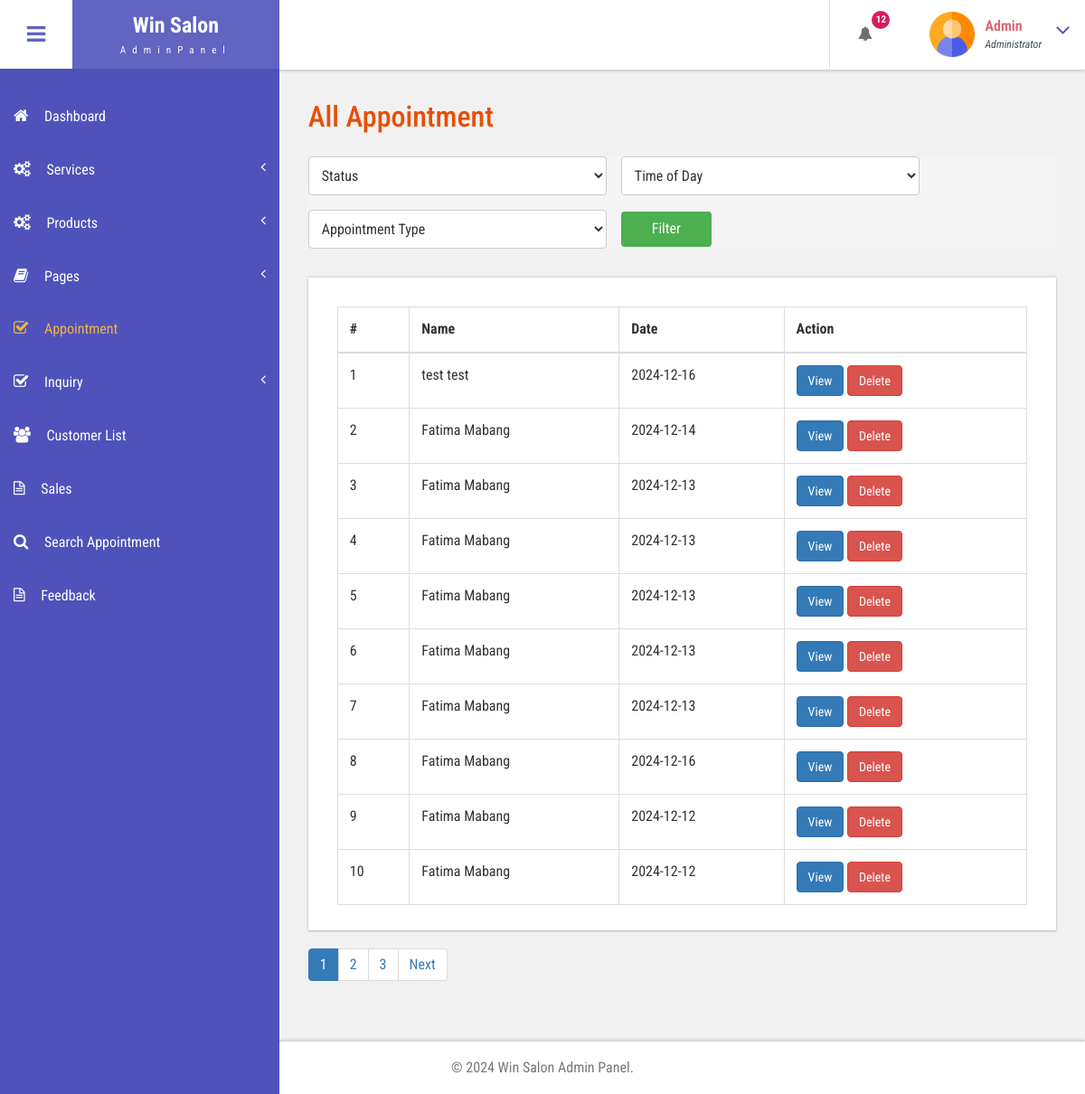
Before: /bfs/admin/all-appointment.php (signed in) with the older database file.
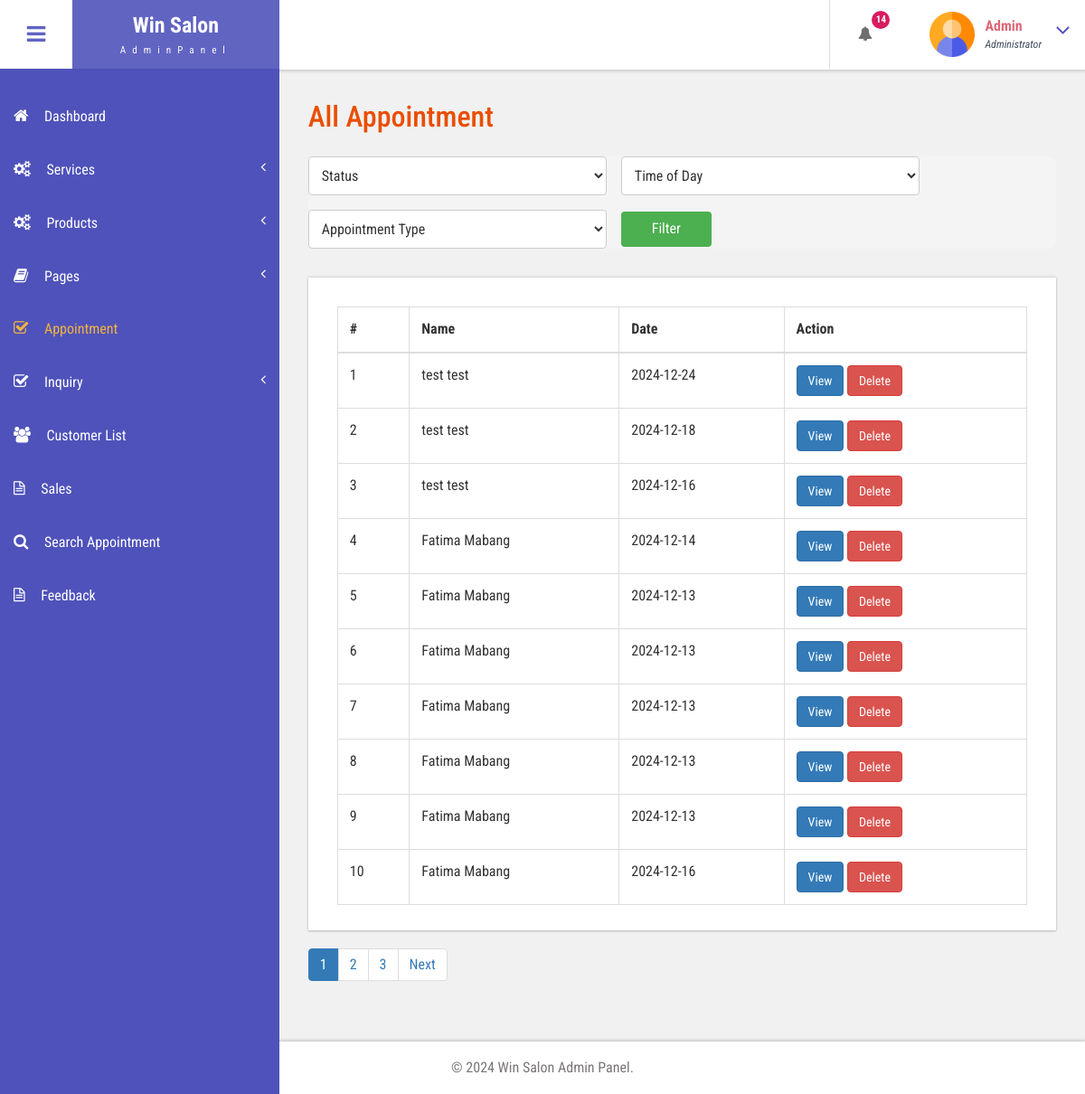
After: the same page with the newer database file.
### tables this page shows
CREATE TABLE `tblbook` (
  `ID` int(10) NOT NULL,
  `UserID` int(10) DEFAULT NULL,
  `AptNumber` int(10) DEFAULT NULL,
  `AptDate` date DEFAULT NULL,
  `AptTime` time DEFAULT NULL,
  `Service` varchar(255) NOT NULL,
  `Message` mediumtext DEFAULT NULL,
  `BookingDate` timestamp NULL DEFAULT current_timestamp(),
  `Remark` varchar(250) DEFAULT NULL,
  `Status` varchar(250) DEFAULT NULL,
  `RemarkDate` timestamp NULL DEFAULT NULL ON UPDATE current_timestamp(),
  `Service_Total_Price` decimal(10,2) DEFAULT 0.00,
  `deleted_at` datetime DEFAULT NULL
);

CREATE TABLE `tbluser` (
  `ID` int(10) NOT NULL,
  `FirstName` varchar(120) DEFAULT NULL,
  `LastName` varchar(250) DEFAULT NULL,
  `MobileNumber` bigint(10) DEFAULT NULL,
  `Email` varchar(120) DEFAULT NULL,
  `Password` varchar(120) DEFAULT NULL,
  `account_activation_hash` varchar(64) DEFAULT NULL,
  `RegDate` timestamp NULL DEFAULT current_timestamp()
);

### bfs/admin/all-appointment.php (the view, shortened to what the changed rows need)
<?php
include('includes/dbconnection.php');
if (strlen($_SESSION['bpmsaid']==0)) {
  header('location:logout.php');
  } else{
    $limit = 10;
    $page = isset($_GET['page']) ? (int)$_GET['page'] : 1;
    $offset = ($page - 1) * $limit;
    $filters = [];
    $filter_sql = count($filters) > 0 ? 'WHERE ' . implode(' AND ', $filters) : '';
    $count_query = "SELECT COUNT(*) AS total FROM tblbook
                    JOIN tbluser ON tbluser.ID = tblbook.UserID
                    $filter_sql AND (tblbook.deleted_at IS NULL OR tblbook.deleted_at < NOW() - INTERVAL 30 DAY)";
    $result = mysqli_query($con, $count_query);
    $row = mysqli_fetch_assoc($result);
    $total_records = $row['total'];
    $total_pages = ceil($total_records / $limit);
  ?>
<!DOCTYPE HTML>
<html>
<head>
<link href="css/bootstrap.css" rel='stylesheet' type='text/css' />
<link href="css/style.css" rel='stylesheet' type='text/css' />
<link href="css/font-awesome.css" rel="stylesheet">
<link href="css/animate.css" rel="stylesheet" type="text/css" media="all">
<link href="css/custom.css" rel="stylesheet">
</head>
<body class="cbp-spmenu-push">
	<div class="main-content">
		 <?php include_once('includes/sidebar.php');?>
		 <?php include_once('includes/header.php');?>
		<div id="page-wrapper">
			<div class="main-page">
				<div class="tables">
					<h3 class="title1">All Appointment</h3>
					<form method="get" action="" class="filter-form">
                        <select name="status" class="filter-select">
                            <option value="">Status</option>
                        </select>
                        <select name="time_of_day" class="filter-select">
                            <option value="">Time of Day</option>
                        </select>
                        <select name="appointment_type" class="filter-select">
                            <option value="">Appointment Type</option>
                        </select>
                        <button type="submit" class="filter-button">Filter</button>
                    </form>
					<div class="table-responsive bs-example widget-shadow">
						<table class="table table-bordered">
							<thead>
								<tr>
									<th>#</th>
									<th>Name</th>
									<th>Date</th>
									<th>Action</th>
								</tr>
							</thead>
							<tbody>
    <?php
    $query = "SELECT tbluser.FirstName, tbluser.LastName, tbluser.MobileNumber, tblbook.ID AS bid, tblbook.AptNumber,
              tblbook.AptDate, tblbook.AptTime, tblbook.Status
              FROM tblbook
              JOIN tbluser ON tbluser.ID = tblbook.UserID
              $filter_sql
              AND (tblbook.deleted_at IS NULL OR tblbook.deleted_at < NOW() - INTERVAL 30 DAY)
              ORDER BY tblbook.BookingDate DESC
              LIMIT $limit OFFSET $offset";
    $ret = mysqli_query($con, $query);
    $cnt = $offset + 1;
    if (mysqli_num_rows($ret) > 0) {
        while ($row = mysqli_fetch_array($ret)) {
    ?>
            <tr>
                <td scope="row"><?php echo $cnt; ?></td>
                <td><?php echo $row['FirstName']; ?> <?php echo $row['LastName']; ?></td>
                <td><?php echo $row['AptDate']; ?></td>
                <td>
                    <a href="view-appointment.php?viewid=<?php echo $row['bid']; ?>" class="btn btn-primary">View</a>
                    <a href="all-appointment.php?delid=<?php echo $row['bid']; ?>" class="btn btn-danger" onClick="return confirm('Are you sure you want to delete?')">Delete</a>
                </td>
            </tr>
    <?php
            $cnt++;
        }
    } else {
        echo "<tr><td colspan='8' style='text-align:center;'>No appointments found for the selected filters.</td></tr>";
    }
    ?>
</tbody>
					</table>
					</div>
                <nav>
                    <ul class="pagination">
                        <?php for ($i = 1; $i <= $total_pages; $i++) { ?>
                            <li class="<?php if ($i == $page) echo 'active'; ?>">
                                <a href="all-appointment.php?page=<?php echo $i; ?>"><?php echo $i; ?></a>
                            </li>
                        <?php } ?>
                        <?php if ($page < $total_pages) { ?>
                            <li><a href="all-appointment.php?page=<?php echo $page + 1; ?>">Next</a></li>
                        <?php } ?>
                    </ul>
                </nav>
				</div>
			</div>
		</div>
		 <?php include_once('includes/footer.php');?>
	</div>
</body>
</html>
<?php }  ?>

### bfs/admin/includes/header.php (shortened to what the changed rows need)
<div class="sticky-header header-section ">
      <div class="header-left">
        <button id="showLeftPush"><i class="fa fa-bars"></i></button>
        <div class="logo">
          <a href="index.html">
            <h1>Win Salon</h1>
            <span>AdminPanel</span>
          </a>
        </div>
      </div>
      <div class="header-right">
        <div class="profile_details_left">
          <ul class="nofitications-dropdown">
            <?php
            $ret1 = mysqli_query($con, "SELECT tbluser.FirstName, tbluser.LastName, tblbook.ID as bid, tblbook.AptNumber
                            FROM tblbook
                            JOIN tbluser ON tbluser.ID = tblbook.UserID
                            WHERE tblbook.Status IS NULL
                            ORDER BY tblbook.ID DESC");
            $num = mysqli_num_rows($ret1);
            ?>
            <li class="dropdown head-dpdn">
              <a href="#" class="dropdown-toggle" data-toggle="dropdown" aria-expanded="false"><i class="fa fa-bell"></i><span class="badge blue"><?php echo $num;?></span></a>
            </li>
          </ul>
          <div class="clearfix"> </div>
        </div>
        <div class="profile_details">
        <?php
$adid=$_SESSION['bpmsaid'];
$ret=mysqli_query($con,"select AdminName from tbladmin where ID='$adid'");
$row=mysqli_fetch_array($ret);
$name=$row['AdminName'];
?>
          <ul>
            <li class="dropdown profile_details_drop">
              <a href="#" class="dropdown-toggle" data-toggle="dropdown" aria-expanded="false">
                <div class="profile_img">
                  <span class="prfil-img"><img src="images/admin.png" alt="" width="50" height="50"> </span>
                  <div class="user-name">
                    <p><?php echo $name; ?></p>
                    <span>Administrator</span>
                  </div>
                  <i class="fa fa-angle-down lnr"></i>
                  <div class="clearfix"></div>
                </div>
              </a>
            </li>
          </ul>
        </div>
      </div>
      <div class="clearfix"> </div>
    </div>

Changed rows visible on the page:
no longer on this page (row unchanged): tblbook: UserID.FirstName "Fatima", UserID.LastName "Mabang", AptDate "2024-12-12"
no longer on this page (row unchanged): tblbook: UserID.FirstName "Fatima", UserID.LastName "Mabang", AptDate "2024-12-12"
added tblbook: UserID.FirstName "test", UserID.LastName "test", AptDate "2024-12-24"
added tblbook: UserID.FirstName "test", UserID.LastName "test", AptDate "2024-12-18"
Other visible differences:
$num: "12" → "14"
